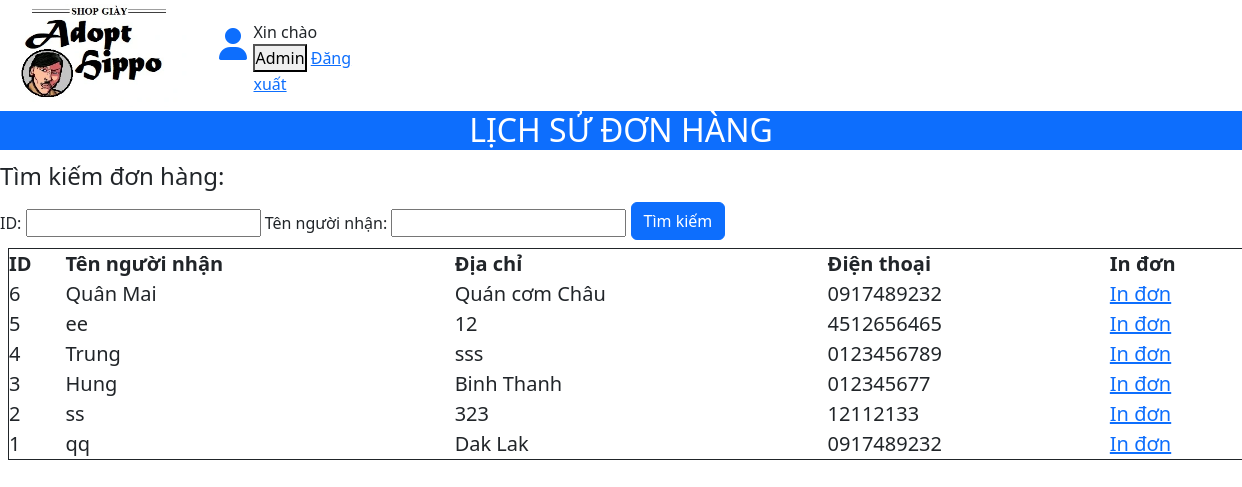
Page /php/Admin.php on the committed database.
### tables this page shows
CREATE TABLE `orders` (
  `id` int(11) NOT NULL,
  `name` varchar(255) NOT NULL,
  `phone` varchar(255) NOT NULL,
  `address` varchar(255) NOT NULL,
  `note` text NOT NULL,
  `total` int(11) NOT NULL,
  `uname` int(40) NOT NULL
);

### php/Admin.php (the view, shortened to what this page needs)
<?php
require '../db/connect.php';
$sql = "SELECT * FROM `orders` ORDER BY `id` DESC";
$result = mysqli_query($conn, $sql);
?>
<!DOCTYPE html>
<html lang="en">
<head>
    <link rel="stylesheet" href="../style.css">
    <link href="https://cdn.jsdelivr.net/npm/bootstrap@5.2.3/dist/css/bootstrap.min.css" rel="stylesheet">
<link rel="stylesheet" href="https://cdnjs.cloudflare.com/ajax/libs/font-awesome/6.4.0/css/all.min.css"
integrity="sha512-iecdLmaskl7CVkqkXNQ/ZH/XLlvWZOJyj7Yy7tcenmpD1ypASozpmT/E0iPtmFIB46ZmdtAc9eNBvH0H/ZpiBw==" />
</head>
<body>
<section class="my-header">
        <div class="container-fluid py-1 bg-white font-weight-bold">
            <div class="row">
                <div class="col-md-2 logo">
                        <img src="images/LOGO.webp" width="175" height="100" class="img-fluid" alt="logo">
                </div>
                <div class="col-md-2 pt-3"><div class="row">
                    <div class="col">
                        <div class="row">
                            <div class="col-2">
                                <div class="fs-2 text-primary">
                                    <i class="fa fa-user"></i>
                                </div>
                            </div>
                            <div class="col-9">Xin chào<br>
                                <button type="" id="dangnhap-bt" class="items" class="btn btn-link text-danger" class="newopweb">Admin</button>
                                <?php
                                 echo '<a href="../php/Logout.php">Đăng xuất</a>';
                                 ?>
                            </div>
                        </div>
                    </div>
                </div></div>
        </div>
    </section>
    <h2><div class="bg-primary text-center text-white">LỊCH SỬ ĐƠN HÀNG</div></h2>
    <div class="row">
    <form method="POST" action="OrderSearch.php?action=search">
    <tr>
        <fieldset>
            <legend>Tìm kiếm đơn hàng:</legend>
        <td>
            <label for="" class="form-label">ID:</label>
            <input type="text" class="input-group-sm mb-1" id="id" name="id" aria-describedby="">
        </td>
        <td>
            <label for="" class="form-label">Tên người nhận:</label>
            <input type="text" class="input-group-sm mb-1" id="name" name="name">
        </td>
        <td class="pt-1">
            <button type="submit" class="btn btn-primary mb-2">Tìm kiếm</button>
        </td>
        </fieldset>
    </tr>
    </form>
    </div>
    <div class="row inline-table">
    <table class="tbl" border="1" style="border-collapse: collapse;">
        <div class="container">
        <tr>
            <th>ID</th>
            <th>Tên người nhận</th>
            <th>Địa chỉ</th>
            <th>Điện thoại</th>
            <th>In đơn</th>
        </tr>
        <?php while ($row = mysqli_fetch_assoc($result)) { ?>
        <tr>
            <td><?=$row['id']?></td>
            <td><?=$row['name']?></td>
            <td><?=$row['address']?></td>
            <td><?=$row['phone']?></td>
            <td><a href="OrderPrint.php?id=<?=$row['id']?>" target="_blank">In đơn</a></td>
        </tr>
        <?php } ?>
        </div>
    </table>
    </div>
</body>
</html>

### style.css (style rules this page uses)
* { margin: 0; padding: 0; box-sizing: border-box; }
.tbl { width: 100%; box-sizing: border-box; border: 1px solid; border-radius: 15px solid black; border-collapse: collapse; font-size: 20px; }
h2 { font-size: 20px; }
table { margin-left: 20px; }

### rows in the picture
orders: id "6", name "Quân Mai", address "Quán cơm Châu", phone "0917489232"
orders: id "5", name "ee", address "12", phone "4512656465"
orders: id "4", name "Trung", address "sss", phone "0123456789"
orders: id "3", name "Hung", address "Binh Thanh", phone "012345677"
orders: id "2", name "ss", address "323", phone "12112133"
orders: id "1", name "qq", address "Dak Lak", phone "0917489232"
